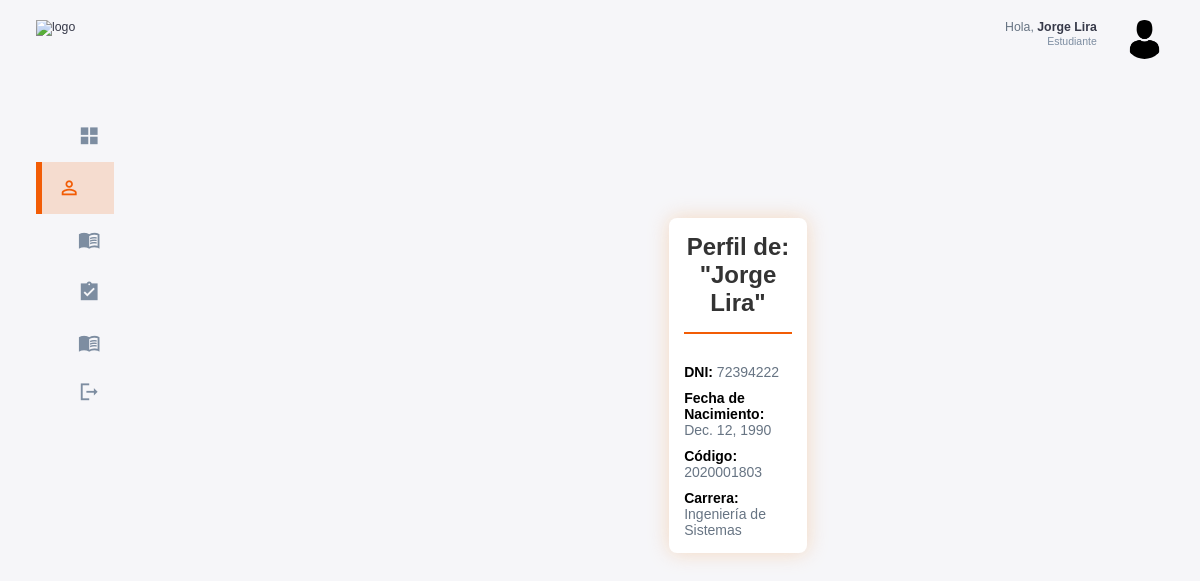
/alumnos/perfil/ (signed in), run on an earlier commit of the app's database.
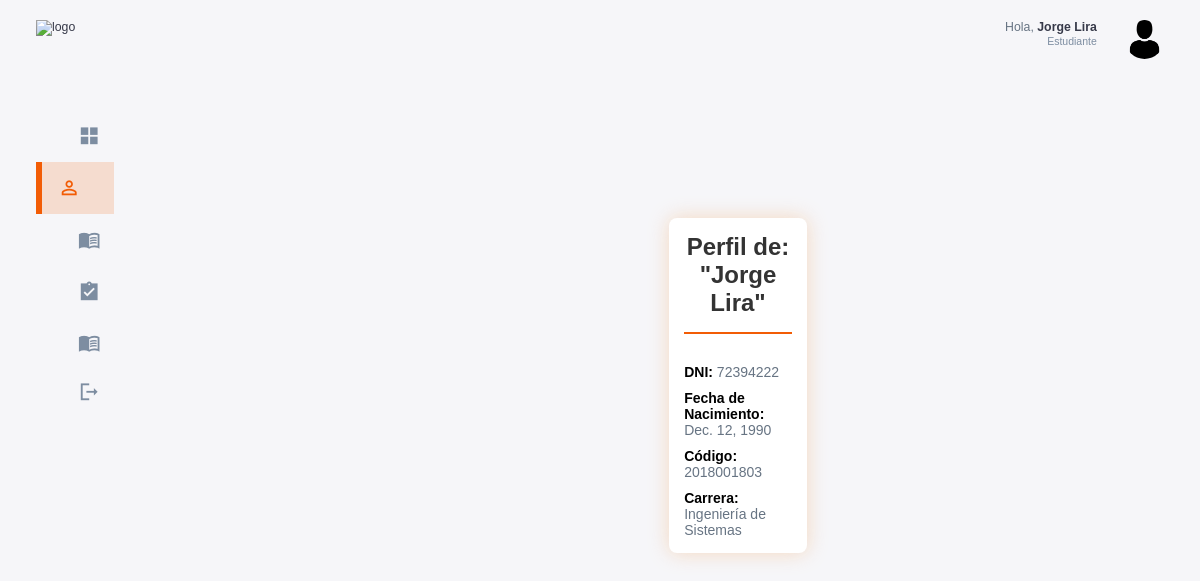
And on a later commit of the database.
### estudiantes/models.py (models this page shows, shortened)
class Estudiante(models.Model):
    usuario = models.OneToOneField(Usuario, on_delete=models.CASCADE)
    codigo = models.CharField(max_length=10,unique=True)
    base = models.CharField(max_length=20)
    carrera = models.CharField(max_length=100)
    activo = models.BooleanField(default=True)

### usuarios/decorators.py (the view)
        def _wrapped_view(request, *args, **kwargs):
            if request.user.is_authenticated and (request.user.rol.nombre_rol == role or request.user.rol.is_admin):
                return view_func(request, *args, **kwargs)
            else:
                raise PermissionDenied  # Lanza un error si no tiene el rol correcto

### index/views.py (called while the page is built)
@login_required
@role_required('Estudiante')
def perfil_estudiante(request):
    estudiante = request.user.estudiante
    informacion_personal = estudiante.informacionpersonal
    return render(request, 'index/perfil.html', {'estudiante': estudiante, 'informacion_personal': informacion_personal})

### templates/index/perfil.html (shortened to what this page needs)
{% extends 'base_alumnos.html' %}
{% load static %}
{% block extra_css %}
    <link rel="stylesheet" href="{% static 'css/register_form.css' %}">
{% endblock %}
{% block content %}
<div class="registration-container">
  <form class="registration-form" method="POST" style="margin-left:500px">
    <h2>Perfil de: "{{ informacion_personal.nombre }} {{ informacion_personal.apellido }}"</h2>
    <p style="margin-top:10px; font-size:14px"><span style="font-weight:bolder; color: black; font-size:14px">DNI:</span> {{ informacion_personal.dni }}</p>
    <p style="margin-top:10px; font-size:14px"><span style="font-weight:bolder; color: black; font-size:14px">Fecha de Nacimiento:</span> {{ informacion_personal.fecha_nacimiento }}</p>
    <p style="margin-top:10px; font-size:14px"><span style="font-weight:bolder; color: black; font-size:14px">Código:</span> {{ estudiante.codigo }}</p>
    <p style="margin-top:10px; font-size:14px"><span style="font-weight:bolder; color: black; font-size:14px">Carrera:</span> {{ estudiante.carrera }}</p>
  </form>
</div>
{% endblock %}

What changed in the data, as far as the page shows it:
changed Estudiante "Ingeniería de Sistemas": codigo "2020001803" → "2018001803"
